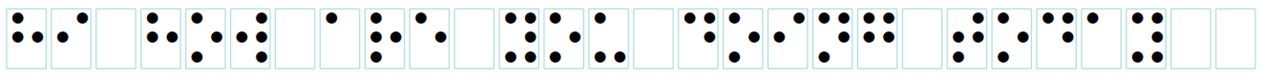
#> input picture Braille Reader and Writer/Braille_Reader/braille_image.png, 1262 x 77 px
$ jupyter execute --allow-errors Braille_Reader_.ipynb   (shell and % lines are left out)
#> lines starting #> are read from the running program, lines starting #| are printed output that depends on the picture; after the words box and inside, x2 and y2 are one past the last pixel; in counts of white or black regions, pixels touching at a corner belong together
# Step 1 Text to Speech

[cell 1]
from gtts import gTTS
from IPython.display import Audio, display

# Function to convert text file to speech and play the audio
def text_to_speech_colab(txt_file_path, output_audio_file):
    try:
        # Open and read the text file
        with open(txt_file_path, 'r') as file:
            text = file.read()

        # Convert the text to speech
        tts = gTTS(text, lang='en')

        # Save the speech to an mp3 file
        tts.save(output_audio_file)
        print(f"Audio saved as {output_audio_file}")

        # Play the audio
        display(Audio(output_audio_file, autoplay=True))

    except Exception as e:
        print(f"Error: {e}")

# Example usage
txt_file = 'file1.txt'  # Path to your .txt file
output_file = 'output.mp3'  # Path to save the .mp3 file

# Call the function
text_to_speech_colab(txt_file, output_file)

#Step 2 - Braille to English Text

[cell 2]
# Braille character mappings created to convert Braille letters to English letters
braille_alphabet = {
     '⠁':'a', '⠃':'b', '⠉':'c', '⠙': 'd','⠑':'e', '⠋':'f', '⠛':'g', '⠓':'h',
     '⠊':'i', '⠚':'j', '⠅':'k', '⠇':'l', '⠍':'m', '⠝':'n', '⠕':'o', '⠏':'p',
     '⠟':'q', '⠗':'r', '⠎':'s', '⠞':'t', '⠥':'u', '⠧':'v', '⠺':'w', '⠭':'x',
     '⠽':'y', '⠵':'z', ' ': ' ', '⠂':',', '⠲':'.', '⠦':'?', '⠖':'!', '⠤':'-',
    '\n': '\n'
}

# Function to convert Braille text to English Text
def brailleToEnglishText(input_braille, output_text):
    # Read the braille text from the input file
    with open(input_braille, 'r') as file:
        text = file.read().lower()

    # Convert each braille character to english text
    english_text = ''.join(braille_alphabet.get(char, '') for char in text)

    # Write the english text to the output file
    with open(output_text, 'w') as file:
        file.write(english_text)

    print(f"Braille to English Text conversion are saved to {output_text}")

# Passing braille text input file and calling the function
input_braille = 'braille_text.txt'
output_text = 'english_text.txt'
#> (the rest of this cell did not finish here and is left out)

# Step 3: Image to Braille Conversion

[cell 3]
from imutils.perspective import four_point_transform as FPT
from collections import Counter
import matplotlib.pyplot as plt
from imutils import contours
from skimage import io
import numpy as np
import imutils
import cv2
import re

import warnings
warnings.filterwarnings("ignore")

def get_image(url, iter = 2, width = None):
#> called with url = 'braille_image.png', iter = 0, width = 1500
  image = io.imread(url)
#> image is the input picture: shape (77, 1262, 4); mean R, G, B, A 232.7, 236.1, 236.1, 255
  if width:
    image = imutils.resize(image, width)
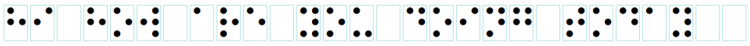
#> image: shape (91, 1500, 4) (shown at 1/2 size); mean R, G, B, A 232.6, 236.1, 236.1, 255
  ans = image.copy()
  accumEdged = np.zeros(image.shape[:2], dtype="uint8")
  # convert image to black and white
  gray = cv2.cvtColor(image, cv2.COLOR_BGR2GRAY)
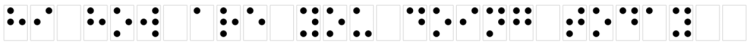
#> gray: shape (91, 1500) (shown at 1/2 size); min 0, max 255, mean 235.7
  # blur to remove some of the noise
  blurred = cv2.GaussianBlur(gray, (5, 5), 0)
  # get edges
  edged = cv2.Canny(blurred, 75, 200)
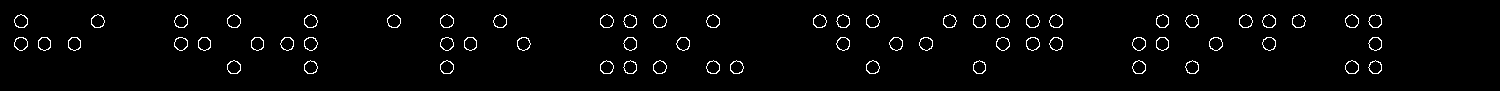
#> edged: shape (91, 1500); 2.3% white in thin lines or dots, all inside (x1, y1, x2, y2) = (14, 14, 1382, 74)
  accumEdged = cv2.bitwise_or(accumEdged, edged)
  # get contours
  ctrs = cv2.findContours(edged.copy(), cv2.RETR_EXTERNAL, cv2.CHAIN_APPROX_SIMPLE)
#> ctrs = 65 contours; largest, box (x1, y1, x2, y2) and area: (227, 60, 241, 74) 139, (1026, 37, 1040, 51) 138, (1345, 60, 1359, 74) 138, (440, 60, 454, 74) 138, (1209, 37, 1223, 51) 138
  ctrs = imutils.grab_contours(ctrs)
  docCnt = None

  # ensure that at least one contour was found
  if len(ctrs) > 0:
      # sort the contours according to their size in
      # descending order
      ctrs = sorted(ctrs, key=cv2.contourArea, reverse=True)

      # loop over the sorted contours
      for c in ctrs:
          # approximate the contour
          peri = cv2.arcLength(c, True)
          approx = cv2.approxPolyDP(c, 0.02 * peri, True)

          # if our approximated contour has four points,
          # then we can assume we have found the paper
          if len(approx) == 4:
              docCnt = approx
              break
#> this loop made 65 passes
#> peri on passes 1 to 8: 43.8, 44.38, 43.8, 43.8, 44.38, 43.8, 43.8, 43.8
#> (the rest of the program and of its run is left out)
